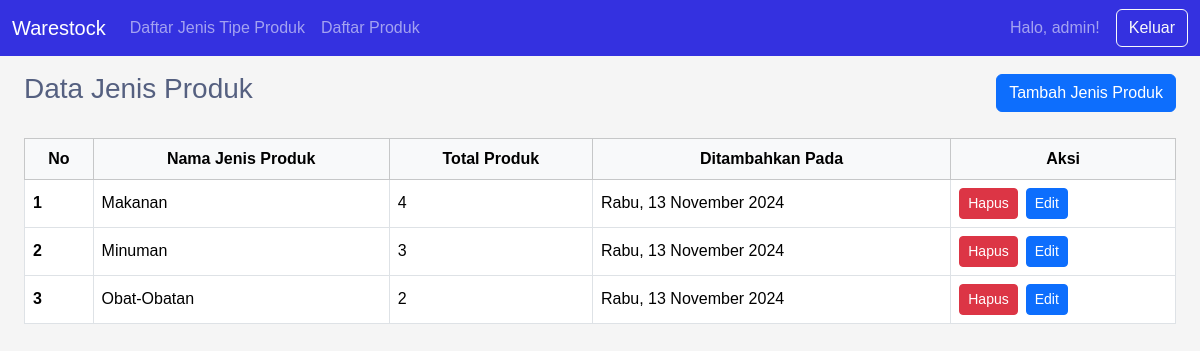
Screenshot of /type.php (signed in) with the database file from the repository.
### tables this page shows
CREATE TABLE `producttype` (
  `productTypeId` int(11) NOT NULL,
  `name` varchar(100) NOT NULL,
  `createdAt` timestamp NOT NULL DEFAULT current_timestamp(),
  `updatedAt` timestamp NOT NULL DEFAULT current_timestamp() ON UPDATE current_timestamp()
);

### services/productType/getProductTypes.php (called while the page is built)
<?php
require_once './utils/db.php';
function getProductTypes()
{
    global $conn;
    $query = "SELECT pt.productTypeId, pt.name, pt.createdAt,
                     (SELECT COUNT(p.productId) FROM Product p WHERE p.productTypeId = pt.productTypeId) AS countProduct
              FROM ProductType pt
              ORDER BY pt.createdAt DESC";
    $result = $conn->query($query);
    $productTypes = $result->fetch_all(MYSQLI_ASSOC);
    return $productTypes;
}
?>

### utils/formatDate.php (called while the page is built)
<?php
function formatDate($tanggal)
{
    $date = new DateTime($tanggal);
    $hariIndo = array(
        'Sunday' => 'Minggu',
        'Monday' => 'Senin',
        'Tuesday' => 'Selasa',
        'Wednesday' => 'Rabu',
        'Thursday' => 'Kamis',
        'Friday' => 'Jumat',
        'Saturday' => 'Sabtu'
    );
    $bulanIndo = array(
        1 => 'Januari',
        2 => 'Februari',
        3 => 'Maret',
        4 => 'April',
        5 => 'Mei',
        6 => 'Juni',
        7 => 'Juli',
        8 => 'Agustus',
        9 => 'September',
        10 => 'Oktober',
        11 => 'November',
        12 => 'Desember'
    );
    $hari = $hariIndo[$date->format('l')];
    $tanggal = $date->format('j');
    $bulan = $bulanIndo[(int)$date->format('n')];
    $tahun = $date->format('Y');
    return "$hari, $tanggal $bulan $tahun";
}

### type.php (the view, shortened to what this page needs)
<?php
require_once 'layout/dashboard.php';
require_once 'services/productType/getProductTypes.php';
require_once 'utils/formatDate.php';
$productTypes = getProductTypes();
?>
<div class="my-5">
    <div class="d-flex justify-content-between align-items-center mb-4">
        <h1 class="h3">Data Jenis Produk</h1>
        <button class="btn btn-primary" data-bs-toggle="modal" data-bs-target="#addModal">Tambah Jenis Produk</button>
    </div>
    <div class="table-responsive">
        <table class="table table-bordered table-hover align-middle">
            <thead class="table-light">
                <tr class="text-center align-middle">
                    <th scope="col">No</th>
                    <th scope="col">Nama Jenis Produk</th>
                    <th scope="col">Total Produk</th>
                    <th scope="col">Ditambahkan Pada</th>
                    <th scope="col">Aksi</th>
                </tr>
            </thead>
            <tbody>
                <?php foreach ($productTypes as $index => $productType): ?>
                    <tr>
                        <th scope="row"><?php echo $index + 1; ?></th>
                        <td><?php echo $productType['name']; ?></td>
                        <td><?php echo $productType['countProduct']; ?></td>
                        <td><?php echo formatDate($productType['createdAt']); ?></td>
                        <td>
                            <div class="d-flex">
                                <form action="" method="POST" onsubmit="return confirm('Apakah Anda yakin ingin menghapus data ini?');">
                                    <button type="submit" class="btn btn-danger btn-sm me-2">Hapus</button>
                                </form>
                                <button class="btn btn-primary btn-sm" onclick="openEditModal('<?php echo $productType['productTypeId']; ?>', '<?php echo $productType['name']; ?>')" data-bs-toggle="modal" data-bs-target="#editModal">Edit</button>
                            </div>
                        </td>
                    </tr>
                <?php endforeach; ?>
            </tbody>
        </table>
    </div>
</div>
<?php include 'layout/endDashboard.php'; ?>

### src/style/global.css (style rules this page uses)
:root { --bs-primary: #3431e0; --bs-secondary: #fac441; --bs-accent: #556080; }
body { font-family: 'Poppins', sans-serif; background-color: #f5f5f5; color: var(--bs-accent); margin: 0; padding: 0; }

### rows the page displays
producttype: name "Makanan", countProduct "4", createdAt "Rabu, 13 November 2024"
producttype: name "Minuman", countProduct "3", createdAt "Rabu, 13 November 2024"
producttype: name "Obat-Obatan", countProduct "2", createdAt "Rabu, 13 November 2024"

### other values shown
$_SESSION['username'] "admin"
